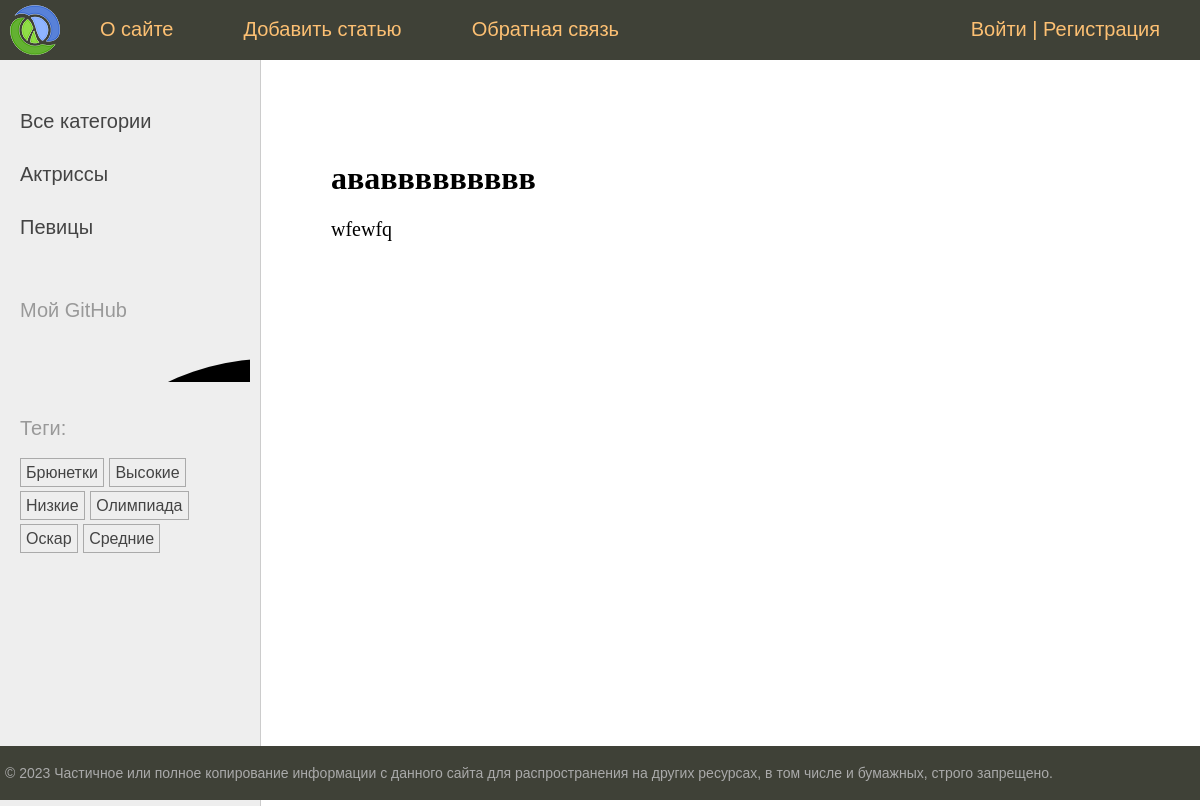
Screenshot of /post/fagareg/ with the database file from the repository.
### newsline/models.py (models this page shows, shortened)
class Category(models.Model):
    name = models.CharField(max_length=100, db_index=True, verbose_name='Категория')
    slug = models.SlugField(max_length=255, unique=True, db_index=True)
    class Meta:
        verbose_name = 'Категория'
        verbose_name_plural = 'Категории'
    def get_absolute_url(self):
        return reverse('category', kwargs={'cat_slug': self.slug})

class TagPost(models.Model):
    tag = models.CharField(max_length=100, db_index=True)
    slug = models.SlugField(max_length=255, unique=True, db_index=True)
    def get_absolute_url(self):
        return reverse('tag', kwargs={'tag_slug': self.slug})

class Post(models.Model):
    class Status(models.IntegerChoices):
        DRAFT = 0, 'Черновик'
        PUBLISHED = 1, 'Опубликовано'
    title = models.CharField(max_length=255, verbose_name='Заголовок')
    slug = models.SlugField(max_length=255, unique=True, db_index=True, verbose_name='Слаг',
                            validators=[
                                MinLengthValidator(5),
                                MaxLengthValidator(255),
                            ])
    photo = models.ImageField(upload_to='photos/%Y/%m/%d', default=None, blank=True, null=True,
                              verbose_name='Фотография')
    content = models.TextField(blank=True, verbose_name='Контент')
    time_create = models.DateTimeField(auto_now_add=True, verbose_name='Время создания')
    time_update = models.DateTimeField(auto_now=True, verbose_name='Время обновления')
    is_published = models.IntegerField(choices=Status.choices, default=Status.PUBLISHED, verbose_name='Публикация')
    cat = models.ForeignKey('Category', on_delete=models.PROTECT, related_name='posts', verbose_name='Категория')
    tags = models.ManyToManyField('TagPost', blank=True, related_name='tags', verbose_name='Теги')
    husband = models.OneToOneField('Husband', on_delete=models.SET_NULL, null=True, blank=True, related_name='woman',
                                   verbose_name='Муж')
    author = models.ForeignKey(get_user_model(), on_delete=models.SET_NULL, related_name='posts', null=True,
                               default=None)
    objects = models.Manager()
    published = PublishedManager()
    class Meta:
        verbose_name = 'Посты'
        verbose_name_plural = 'Посты'
        ordering = ['-time_create']
        indexes = [
            models.Index(fields=['-time_create'])
        ]

### newsline/views.py (the view)
# urls.py: path('post/<slug:post_slug>/', views.ShowPost.as_view(), name="post"),
class ShowPost(DataMixin, DetailView):
    model = Post
    template_name = 'newsline/post.html'
    slug_url_kwarg = 'post_slug'
    context_object_name = 'post'
    def get_context_data(self, **kwargs):
        context = super().get_context_data(**kwargs)
        return self.get_mixin_context(context, title=context['post'].title)
    def get_object(self, queryset=None):
        return get_object_or_404(Post.published, slug=self.kwargs[self.slug_url_kwarg])

### newsline/models.py (called while the page is built)
    def get_queryset(self):
        return super().get_queryset().filter(is_published=1)

### newsline/templatetags/newsline_tags.py (called while the page is built)
@register.inclusion_tag('newsline/list_categories.html')
def show_categories(cat_selected=0):
    cats = Category.objects.annotate(total=Count('posts')).filter(total__gt=0)
    return {'cats': cats, 'cat_selected': cat_selected}

@register.inclusion_tag('newsline/list_tags.html')
def show_all_tags():
    return {'tags': TagPost.objects.annotate(total=Count('tags')).filter(total__gt=0)}

### newsline/utils.py (called while the page is built)
    def get_mixin_context(self, context, **kwargs):
        context['cat_selected'] = None
        context.update(kwargs)
        return context

### users/context_processors.py (called while the page is built)
def get_news_context(request):
    return {'mainmenu': menu}

### newsline/templates/newsline/post.html (shortened to what this page needs)
{% extends 'base.html' %}
{% block content %}
<h1>{{post.title}}</h1>
{{post.content|linebreaks}}
{% endblock %}

### newsline/templates/newsline/list_categories.html
{% for cat in cats %}
{% if cat.id == cat_selected %}
<li class="selected">{{cat.name}}</li>
{% else %}
<li><a href="{{ cat.get_absolute_url }}">{{cat.name}}</a></li>
{% endif %}
{% endfor %}

### newsline/templates/newsline/list_tags.html
{% if tags %}
<p>Теги:</p>
<ul class="tags-list">
    {% for t in tags %}
    <li><a href="{{t.get_absolute_url}}">{{t.tag}}</a></li>
    {%endfor%}
</ul>
{% endif %}

### newsline/static/newsline/css/styles.css (style rules this page uses)
html, body { font-family: 'Arial'; margin: 0; padding: 0; height: 100%; width: 100%; color: #444; }
a { color: #0059b2; text-decoration: none; }
.left-chapters ul { width: 230px; margin: 0; padding: 20px 10px 10px 20px; list-style: none; font-size: 20px; }
.left-chapters ul li { margin: 30px 0 0 0; color: #999; }
.left-chapters ul li a { color: #444; text-decoration: none; }
ul.tags-list { width: 100%; margin: 0; padding: 0; list-style: none; }
ul.tags-list li { margin: 0; padding: 0 0 10px; display: inline-block; }
ul.tags-list li a { padding: 5px; font-size: 16px; border: 1px solid #aaa; }
.content-text h1 { font-size: 32px; }

### rows the page displays
Category: name "Актриссы"
Category: name "Певицы"
TagPost: tag "Брюнетки"
TagPost: tag "Высокие"
TagPost: tag "Низкие"
TagPost: tag "Олимпиада"
TagPost: tag "Оскар"
TagPost: tag "Средние"
Post: title "ававвввввввв", content "wfewfq"

### other values shown
{{ m.title }} "О сайте" "Добавить статью" "Обратная связь"
